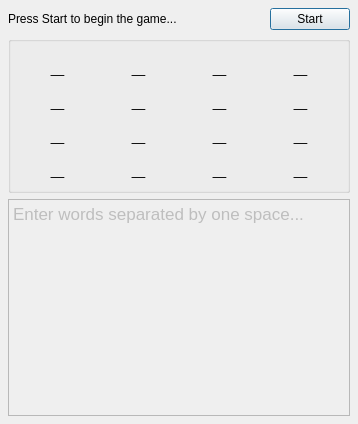
<?xml version="1.0" encoding="UTF-8"?>
<ui version="4.0">
 <class>MainWindow</class>
 <widget class="QDialog" name="MainWindow">
  <property name="enabled">
   <bool>true</bool>
  </property>
  <property name="geometry">
   <rect>
    <x>0</x>
    <y>0</y>
    <width>358</width>
    <height>424</height>
   </rect>
  </property>
  <property name="sizePolicy">
   <sizepolicy hsizetype="Expanding" vsizetype="Expanding">
    <horstretch>0</horstretch>
    <verstretch>0</verstretch>
   </sizepolicy>
  </property>
  <property name="acceptDrops">
   <bool>false</bool>
  </property>
  <property name="windowTitle">
   <string>Boggle</string>
  </property>
  <property name="sizeGripEnabled">
   <bool>false</bool>
  </property>
  <layout class="QHBoxLayout" name="horizontalLayout_2">
   <property name="margin">
    <number>8</number>
   </property>
   <item>
    <layout class="QVBoxLayout" name="verticalLayout">
     <property name="spacing">
      <number>-1</number>
     </property>
     <property name="leftMargin">
      <number>0</number>
     </property>
     <item>
      <layout class="QHBoxLayout" name="horizontalLayout">
       <item>
        <widget class="QLabel" name="gameStatus">
         <property name="text">
          <string>Press Start to begin the game...</string>
         </property>
         <property name="buddy">
          <cstring>startButton</cstring>
         </property>
        </widget>
       </item>
       <item>
        <spacer name="statusSpacer">
         <property name="orientation">
          <enum>Qt::Horizontal</enum>
         </property>
         <property name="sizeHint" stdset="0">
          <size>
           <width>40</width>
           <height>20</height>
          </size>
         </property>
        </spacer>
       </item>
       <item>
        <widget class="QPushButton" name="startButton">
         <property name="text">
          <string>Start</string>
         </property>
        </widget>
       </item>
      </layout>
     </item>
     <item>
      <widget class="QGroupBox" name="gridGroupBox">
       <layout class="QGridLayout" name="gridLayout">
        <item row="1" column="3">
         <widget class="QLabel" name="letter8">
          <property name="font">
           <font>
            <pointsize>18</pointsize>
            <weight>75</weight>
            <bold>true</bold>
           </font>
          </property>
          <property name="autoFillBackground">
           <bool>false</bool>
          </property>
          <property name="text">
           <string>_</string>
          </property>
          <property name="alignment">
           <set>Qt::AlignCenter</set>
          </property>
         </widget>
        </item>
        <item row="0" column="0">
         <widget class="QLabel" name="letter1">
          <property name="font">
           <font>
            <pointsize>18</pointsize>
            <weight>75</weight>
            <bold>true</bold>
           </font>
          </property>
          <property name="autoFillBackground">
           <bool>false</bool>
          </property>
          <property name="text">
           <string>_</string>
          </property>
          <property name="alignment">
           <set>Qt::AlignCenter</set>
          </property>
         </widget>
        </item>
        <item row="2" column="2">
         <widget class="QLabel" name="letter11">
          <property name="font">
           <font>
            <pointsize>18</pointsize>
            <weight>75</weight>
            <bold>true</bold>
           </font>
          </property>
          <property name="autoFillBackground">
           <bool>false</bool>
          </property>
          <property name="text">
           <string>_</string>
          </property>
          <property name="alignment">
           <set>Qt::AlignCenter</set>
          </property>
         </widget>
        </item>
        <item row="0" column="2">
         <widget class="QLabel" name="letter3">
          <property name="font">
           <font>
            <pointsize>18</pointsize>
            <weight>75</weight>
            <bold>true</bold>
           </font>
          </property>
          <property name="autoFillBackground">
           <bool>false</bool>
          </property>
          <property name="text">
           <string>_</string>
          </property>
          <property name="alignment">
           <set>Qt::AlignCenter</set>
          </property>
         </widget>
        </item>
        <item row="0" column="1">
         <widget class="QLabel" name="letter2">
          <property name="font">
           <font>
            <pointsize>18</pointsize>
            <weight>75</weight>
            <bold>true</bold>
           </font>
          </property>
          <property name="acceptDrops">
           <bool>false</bool>
          </property>
          <property name="autoFillBackground">
           <bool>false</bool>
          </property>
          <property name="text">
           <string>_</string>
          </property>
          <property name="alignment">
           <set>Qt::AlignCenter</set>
          </property>
         </widget>
        </item>
        <item row="2" column="1">
         <widget class="QLabel" name="letter10">
          <property name="font">
           <font>
            <pointsize>18</pointsize>
            <weight>75</weight>
            <bold>true</bold>
           </font>
          </property>
          <property name="autoFillBackground">
           <bool>false</bool>
          </property>
          <property name="text">
           <string>_</string>
          </property>
          <property name="alignment">
           <set>Qt::AlignCenter</set>
          </property>
         </widget>
        </item>
        <item row="2" column="3">
         <widget class="QLabel" name="letter12">
          <property name="font">
           <font>
            <pointsize>18</pointsize>
            <weight>75</weight>
            <bold>true</bold>
           </font>
          </property>
          <property name="autoFillBackground">
           <bool>false</bool>
          </property>
          <property name="text">
           <string>_</string>
          </property>
          <property name="alignment">
           <set>Qt::AlignCenter</set>
          </property>
         </widget>
        </item>
        <item row="0" column="3">
         <widget class="QLabel" name="letter4">
          <property name="font">
           <font>
            <pointsize>18</pointsize>
            <weight>75</weight>
            <bold>true</bold>
           </font>
          </property>
          <property name="autoFillBackground">
           <bool>false</bool>
          </property>
          <property name="text">
           <string>_</string>
          </property>
          <property name="alignment">
           <set>Qt::AlignCenter</set>
          </property>
         </widget>
        </item>
        <item row="1" column="2">
         <widget class="QLabel" name="letter7">
          <property name="font">
           <font>
            <pointsize>18</pointsize>
            <weight>75</weight>
            <bold>true</bold>
           </font>
          </property>
          <property name="autoFillBackground">
           <bool>false</bool>
          </property>
          <property name="text">
           <string>_</string>
          </property>
          <property name="alignment">
           <set>Qt::AlignCenter</set>
          </property>
         </widget>
        </item>
        <item row="1" column="0">
         <widget class="QLabel" name="letter5">
          <property name="font">
           <font>
            <pointsize>18</pointsize>
            <weight>75</weight>
            <bold>true</bold>
           </font>
          </property>
          <property name="autoFillBackground">
           <bool>false</bool>
          </property>
          <property name="text">
           <string>_</string>
          </property>
          <property name="alignment">
           <set>Qt::AlignCenter</set>
          </property>
         </widget>
        </item>
        <item row="2" column="0">
         <widget class="QLabel" name="letter9">
          <property name="font">
           <font>
            <pointsize>18</pointsize>
            <weight>75</weight>
            <bold>true</bold>
           </font>
          </property>
          <property name="autoFillBackground">
           <bool>false</bool>
          </property>
          <property name="text">
           <string>_</string>
          </property>
          <property name="alignment">
           <set>Qt::AlignCenter</set>
          </property>
         </widget>
        </item>
        <item row="1" column="1">
         <widget class="QLabel" name="letter6">
          <property name="font">
           <font>
            <pointsize>18</pointsize>
            <weight>75</weight>
            <bold>true</bold>
           </font>
          </property>
          <property name="autoFillBackground">
           <bool>false</bool>
          </property>
          <property name="text">
           <string>_</string>
          </property>
          <property name="alignment">
           <set>Qt::AlignCenter</set>
          </property>
         </widget>
        </item>
        <item row="3" column="0">
         <widget class="QLabel" name="letter13">
          <property name="font">
           <font>
            <pointsize>18</pointsize>
            <weight>75</weight>
            <bold>true</bold>
           </font>
          </property>
          <property name="autoFillBackground">
           <bool>false</bool>
          </property>
          <property name="text">
           <string>_</string>
          </property>
          <property name="alignment">
           <set>Qt::AlignCenter</set>
          </property>
         </widget>
        </item>
        <item row="3" column="1">
         <widget class="QLabel" name="letter14">
          <property name="font">
           <font>
            <pointsize>18</pointsize>
            <weight>75</weight>
            <bold>true</bold>
           </font>
          </property>
          <property name="autoFillBackground">
           <bool>false</bool>
          </property>
          <property name="text">
           <string>_</string>
          </property>
          <property name="alignment">
           <set>Qt::AlignCenter</set>
          </property>
         </widget>
        </item>
        <item row="3" column="2">
         <widget class="QLabel" name="letter15">
          <property name="font">
           <font>
            <pointsize>18</pointsize>
            <weight>75</weight>
            <bold>true</bold>
           </font>
          </property>
          <property name="autoFillBackground">
           <bool>false</bool>
          </property>
          <property name="text">
           <string>_</string>
          </property>
          <property name="alignment">
           <set>Qt::AlignCenter</set>
          </property>
         </widget>
        </item>
        <item row="3" column="3">
         <widget class="QLabel" name="letter16">
          <property name="font">
           <font>
            <pointsize>18</pointsize>
            <weight>75</weight>
            <bold>true</bold>
           </font>
          </property>
          <property name="autoFillBackground">
           <bool>false</bool>
          </property>
          <property name="text">
           <string>_</string>
          </property>
          <property name="alignment">
           <set>Qt::AlignCenter</set>
          </property>
         </widget>
        </item>
       </layout>
      </widget>
     </item>
     <item>
      <widget class="QTextEdit" name="wordEdit">
       <property name="enabled">
        <bool>false</bool>
       </property>
       <property name="sizePolicy">
        <sizepolicy hsizetype="Expanding" vsizetype="MinimumExpanding">
         <horstretch>0</horstretch>
         <verstretch>0</verstretch>
        </sizepolicy>
       </property>
       <property name="html">
        <string>&lt;!DOCTYPE HTML PUBLIC &quot;-//W3C//DTD HTML 4.0//EN&quot; &quot;http://www.w3.org/TR/REC-html40/strict.dtd&quot;&gt;
&lt;html&gt;&lt;head&gt;&lt;meta name=&quot;qrichtext&quot; content=&quot;1&quot; /&gt;&lt;style type=&quot;text/css&quot;&gt;
p, li { white-space: pre-wrap; }
&lt;/style&gt;&lt;/head&gt;&lt;body style=&quot; font-family:'Lucida Grande'; font-size:13pt; font-weight:400; font-style:normal;&quot;&gt;
&lt;p style=&quot; margin-top:0px; margin-bottom:0px; margin-left:0px; margin-right:0px; -qt-block-indent:0; text-indent:0px;&quot;&gt;Enter words separated by one space...&lt;/p&gt;&lt;/body&gt;&lt;/html&gt;</string>
       </property>
      </widget>
     </item>
    </layout>
   </item>
  </layout>
 </widget>
 <tabstops>
  <tabstop>startButton</tabstop>
 </tabstops>
 <resources/>
 <connections/>
</ui>
